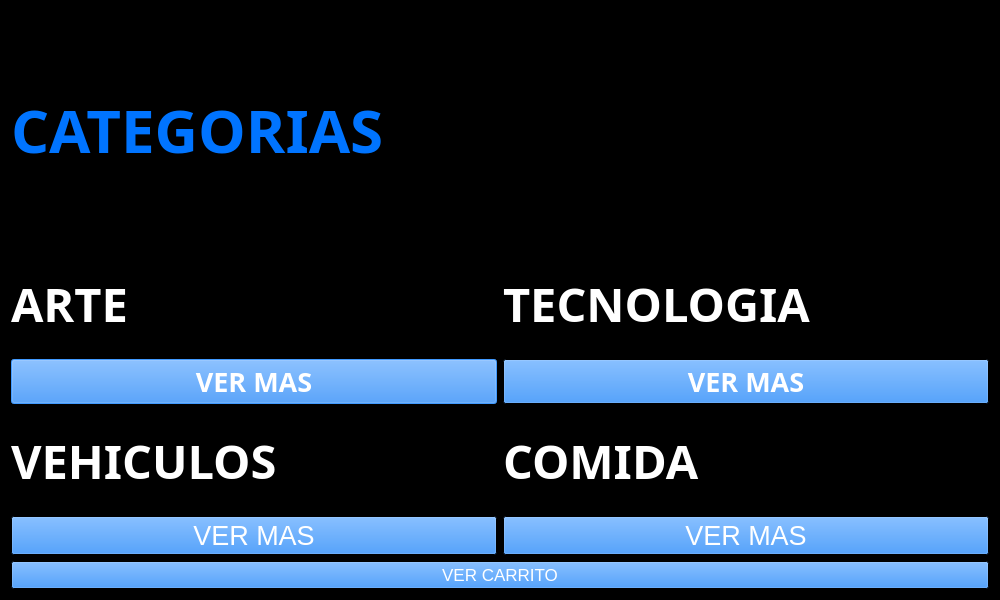
<?xml version="1.0" encoding="UTF-8"?>
<ui version="4.0">
 <class>VentanaSecundaria</class>
 <widget class="QDialog" name="VentanaSecundaria">
  <property name="geometry">
   <rect>
    <x>0</x>
    <y>0</y>
    <width>1000</width>
    <height>600</height>
   </rect>
  </property>
  <property name="minimumSize">
   <size>
    <width>1000</width>
    <height>600</height>
   </size>
  </property>
  <property name="maximumSize">
   <size>
    <width>1000</width>
    <height>600</height>
   </size>
  </property>
  <property name="palette">
   <palette>
    <active>
     <colorrole role="Base">
      <brush brushstyle="SolidPattern">
       <color alpha="255">
        <red>255</red>
        <green>255</green>
        <blue>255</blue>
       </color>
      </brush>
     </colorrole>
     <colorrole role="Window">
      <brush brushstyle="SolidPattern">
       <color alpha="255">
        <red>0</red>
        <green>0</green>
        <blue>0</blue>
       </color>
      </brush>
     </colorrole>
    </active>
    <inactive>
     <colorrole role="Base">
      <brush brushstyle="SolidPattern">
       <color alpha="255">
        <red>255</red>
        <green>255</green>
        <blue>255</blue>
       </color>
      </brush>
     </colorrole>
     <colorrole role="Window">
      <brush brushstyle="SolidPattern">
       <color alpha="255">
        <red>0</red>
        <green>0</green>
        <blue>0</blue>
       </color>
      </brush>
     </colorrole>
    </inactive>
    <disabled>
     <colorrole role="Base">
      <brush brushstyle="SolidPattern">
       <color alpha="255">
        <red>0</red>
        <green>0</green>
        <blue>0</blue>
       </color>
      </brush>
     </colorrole>
     <colorrole role="Window">
      <brush brushstyle="SolidPattern">
       <color alpha="255">
        <red>0</red>
        <green>0</green>
        <blue>0</blue>
       </color>
      </brush>
     </colorrole>
    </disabled>
   </palette>
  </property>
  <property name="windowTitle">
   <string>Ventana Secundaria</string>
  </property>
  <layout class="QVBoxLayout" name="verticalLayout">
   <item>
    <widget class="QLabel" name="label">
     <property name="palette">
      <palette>
       <active>
        <colorrole role="WindowText">
         <brush brushstyle="SolidPattern">
          <color alpha="255">
           <red>0</red>
           <green>116</green>
           <blue>255</blue>
          </color>
         </brush>
        </colorrole>
       </active>
       <inactive>
        <colorrole role="WindowText">
         <brush brushstyle="SolidPattern">
          <color alpha="255">
           <red>0</red>
           <green>116</green>
           <blue>255</blue>
          </color>
         </brush>
        </colorrole>
       </inactive>
       <disabled>
        <colorrole role="WindowText">
         <brush brushstyle="SolidPattern">
          <color alpha="255">
           <red>190</red>
           <green>190</green>
           <blue>190</blue>
          </color>
         </brush>
        </colorrole>
       </disabled>
      </palette>
     </property>
     <property name="font">
      <font>
       <family>San Francisco Display</family>
       <pointsize>45</pointsize>
       <weight>75</weight>
       <bold>true</bold>
      </font>
     </property>
     <property name="text">
      <string>CATEGORIAS</string>
     </property>
    </widget>
   </item>
   <item>
    <layout class="QHBoxLayout" name="horizontalLayout">
     <item>
      <layout class="QVBoxLayout" name="verticalLayout_3">
       <item>
        <widget class="QLabel" name="lARTE">
         <property name="maximumSize">
          <size>
           <width>500</width>
           <height>100</height>
          </size>
         </property>
         <property name="baseSize">
          <size>
           <width>100</width>
           <height>100</height>
          </size>
         </property>
         <property name="palette">
          <palette>
           <active>
            <colorrole role="WindowText">
             <brush brushstyle="SolidPattern">
              <color alpha="255">
               <red>255</red>
               <green>255</green>
               <blue>255</blue>
              </color>
             </brush>
            </colorrole>
            <colorrole role="ButtonText">
             <brush brushstyle="SolidPattern">
              <color alpha="255">
               <red>255</red>
               <green>255</green>
               <blue>255</blue>
              </color>
             </brush>
            </colorrole>
           </active>
           <inactive>
            <colorrole role="WindowText">
             <brush brushstyle="SolidPattern">
              <color alpha="255">
               <red>255</red>
               <green>255</green>
               <blue>255</blue>
              </color>
             </brush>
            </colorrole>
            <colorrole role="ButtonText">
             <brush brushstyle="SolidPattern">
              <color alpha="255">
               <red>255</red>
               <green>255</green>
               <blue>255</blue>
              </color>
             </brush>
            </colorrole>
           </inactive>
           <disabled>
            <colorrole role="WindowText">
             <brush brushstyle="SolidPattern">
              <color alpha="255">
               <red>190</red>
               <green>190</green>
               <blue>190</blue>
              </color>
             </brush>
            </colorrole>
            <colorrole role="ButtonText">
             <brush brushstyle="SolidPattern">
              <color alpha="255">
               <red>190</red>
               <green>190</green>
               <blue>190</blue>
              </color>
             </brush>
            </colorrole>
           </disabled>
          </palette>
         </property>
         <property name="font">
          <font>
           <family>San Francisco Display</family>
           <pointsize>35</pointsize>
           <weight>75</weight>
           <bold>true</bold>
          </font>
         </property>
         <property name="text">
          <string>ARTE</string>
         </property>
         <property name="pixmap">
          <pixmap>../iconos/arte2.jpg</pixmap>
         </property>
         <property name="scaledContents">
          <bool>true</bool>
         </property>
        </widget>
       </item>
       <item>
        <widget class="QPushButton" name="pARTE">
         <property name="palette">
          <palette>
           <active>
            <colorrole role="Button">
             <brush brushstyle="SolidPattern">
              <color alpha="255">
               <red>0</red>
               <green>116</green>
               <blue>255</blue>
              </color>
             </brush>
            </colorrole>
            <colorrole role="ButtonText">
             <brush brushstyle="SolidPattern">
              <color alpha="255">
               <red>255</red>
               <green>255</green>
               <blue>255</blue>
              </color>
             </brush>
            </colorrole>
            <colorrole role="Highlight">
             <brush brushstyle="SolidPattern">
              <color alpha="255">
               <red>0</red>
               <green>116</green>
               <blue>255</blue>
              </color>
             </brush>
            </colorrole>
           </active>
           <inactive>
            <colorrole role="Button">
             <brush brushstyle="SolidPattern">
              <color alpha="255">
               <red>0</red>
               <green>116</green>
               <blue>255</blue>
              </color>
             </brush>
            </colorrole>
            <colorrole role="ButtonText">
             <brush brushstyle="SolidPattern">
              <color alpha="255">
               <red>255</red>
               <green>255</green>
               <blue>255</blue>
              </color>
             </brush>
            </colorrole>
            <colorrole role="Highlight">
             <brush brushstyle="SolidPattern">
              <color alpha="255">
               <red>0</red>
               <green>116</green>
               <blue>255</blue>
              </color>
             </brush>
            </colorrole>
           </inactive>
           <disabled>
            <colorrole role="Button">
             <brush brushstyle="SolidPattern">
              <color alpha="255">
               <red>0</red>
               <green>116</green>
               <blue>255</blue>
              </color>
             </brush>
            </colorrole>
            <colorrole role="ButtonText">
             <brush brushstyle="SolidPattern">
              <color alpha="255">
               <red>190</red>
               <green>190</green>
               <blue>190</blue>
              </color>
             </brush>
            </colorrole>
            <colorrole role="Highlight">
             <brush brushstyle="SolidPattern">
              <color alpha="255">
               <red>145</red>
               <green>145</green>
               <blue>145</blue>
              </color>
             </brush>
            </colorrole>
           </disabled>
          </palette>
         </property>
         <property name="font">
          <font>
           <family>San Francisco Display</family>
           <pointsize>20</pointsize>
           <weight>75</weight>
           <bold>true</bold>
          </font>
         </property>
         <property name="cursor">
          <cursorShape>PointingHandCursor</cursorShape>
         </property>
         <property name="text">
          <string>VER MAS</string>
         </property>
        </widget>
       </item>
      </layout>
     </item>
     <item>
      <layout class="QVBoxLayout" name="verticalLayout_2">
       <item>
        <widget class="QLabel" name="lTECNOLOGIA">
         <property name="maximumSize">
          <size>
           <width>500</width>
           <height>100</height>
          </size>
         </property>
         <property name="palette">
          <palette>
           <active>
            <colorrole role="WindowText">
             <brush brushstyle="SolidPattern">
              <color alpha="255">
               <red>255</red>
               <green>255</green>
               <blue>255</blue>
              </color>
             </brush>
            </colorrole>
            <colorrole role="ButtonText">
             <brush brushstyle="SolidPattern">
              <color alpha="255">
               <red>255</red>
               <green>255</green>
               <blue>255</blue>
              </color>
             </brush>
            </colorrole>
           </active>
           <inactive>
            <colorrole role="WindowText">
             <brush brushstyle="SolidPattern">
              <color alpha="255">
               <red>255</red>
               <green>255</green>
               <blue>255</blue>
              </color>
             </brush>
            </colorrole>
            <colorrole role="ButtonText">
             <brush brushstyle="SolidPattern">
              <color alpha="255">
               <red>255</red>
               <green>255</green>
               <blue>255</blue>
              </color>
             </brush>
            </colorrole>
           </inactive>
           <disabled>
            <colorrole role="WindowText">
             <brush brushstyle="SolidPattern">
              <color alpha="255">
               <red>190</red>
               <green>190</green>
               <blue>190</blue>
              </color>
             </brush>
            </colorrole>
            <colorrole role="ButtonText">
             <brush brushstyle="SolidPattern">
              <color alpha="255">
               <red>190</red>
               <green>190</green>
               <blue>190</blue>
              </color>
             </brush>
            </colorrole>
           </disabled>
          </palette>
         </property>
         <property name="font">
          <font>
           <family>San Francisco Display</family>
           <pointsize>35</pointsize>
           <weight>75</weight>
           <bold>true</bold>
          </font>
         </property>
         <property name="text">
          <string>TECNOLOGIA</string>
         </property>
         <property name="pixmap">
          <pixmap>../iconos/4.jpg</pixmap>
         </property>
         <property name="scaledContents">
          <bool>true</bool>
         </property>
         <property name="wordWrap">
          <bool>false</bool>
         </property>
        </widget>
       </item>
       <item>
        <widget class="QPushButton" name="pTECNOLOGIA">
         <property name="palette">
          <palette>
           <active>
            <colorrole role="Button">
             <brush brushstyle="SolidPattern">
              <color alpha="255">
               <red>0</red>
               <green>116</green>
               <blue>255</blue>
              </color>
             </brush>
            </colorrole>
            <colorrole role="ButtonText">
             <brush brushstyle="SolidPattern">
              <color alpha="255">
               <red>255</red>
               <green>255</green>
               <blue>255</blue>
              </color>
             </brush>
            </colorrole>
            <colorrole role="Highlight">
             <brush brushstyle="SolidPattern">
              <color alpha="255">
               <red>0</red>
               <green>116</green>
               <blue>255</blue>
              </color>
             </brush>
            </colorrole>
           </active>
           <inactive>
            <colorrole role="Button">
             <brush brushstyle="SolidPattern">
              <color alpha="255">
               <red>0</red>
               <green>116</green>
               <blue>255</blue>
              </color>
             </brush>
            </colorrole>
            <colorrole role="ButtonText">
             <brush brushstyle="SolidPattern">
              <color alpha="255">
               <red>255</red>
               <green>255</green>
               <blue>255</blue>
              </color>
             </brush>
            </colorrole>
            <colorrole role="Highlight">
             <brush brushstyle="SolidPattern">
              <color alpha="255">
               <red>0</red>
               <green>116</green>
               <blue>255</blue>
              </color>
             </brush>
            </colorrole>
           </inactive>
           <disabled>
            <colorrole role="Button">
             <brush brushstyle="SolidPattern">
              <color alpha="255">
               <red>0</red>
               <green>116</green>
               <blue>255</blue>
              </color>
             </brush>
            </colorrole>
            <colorrole role="ButtonText">
             <brush brushstyle="SolidPattern">
              <color alpha="255">
               <red>190</red>
               <green>190</green>
               <blue>190</blue>
              </color>
             </brush>
            </colorrole>
            <colorrole role="Highlight">
             <brush brushstyle="SolidPattern">
              <color alpha="255">
               <red>145</red>
               <green>145</green>
               <blue>145</blue>
              </color>
             </brush>
            </colorrole>
           </disabled>
          </palette>
         </property>
         <property name="font">
          <font>
           <family>San Francisco Display</family>
           <pointsize>20</pointsize>
           <weight>75</weight>
           <bold>true</bold>
          </font>
         </property>
         <property name="cursor">
          <cursorShape>PointingHandCursor</cursorShape>
         </property>
         <property name="text">
          <string>VER MAS</string>
         </property>
        </widget>
       </item>
      </layout>
     </item>
    </layout>
   </item>
   <item>
    <layout class="QHBoxLayout" name="horizontalLayout_2">
     <item>
      <layout class="QVBoxLayout" name="verticalLayout_5">
       <item>
        <widget class="QLabel" name="lVEHICULOS">
         <property name="maximumSize">
          <size>
           <width>500</width>
           <height>100</height>
          </size>
         </property>
         <property name="palette">
          <palette>
           <active>
            <colorrole role="WindowText">
             <brush brushstyle="SolidPattern">
              <color alpha="255">
               <red>255</red>
               <green>255</green>
               <blue>255</blue>
              </color>
             </brush>
            </colorrole>
            <colorrole role="ButtonText">
             <brush brushstyle="SolidPattern">
              <color alpha="255">
               <red>255</red>
               <green>255</green>
               <blue>255</blue>
              </color>
             </brush>
            </colorrole>
           </active>
           <inactive>
            <colorrole role="WindowText">
             <brush brushstyle="SolidPattern">
              <color alpha="255">
               <red>255</red>
               <green>255</green>
               <blue>255</blue>
              </color>
             </brush>
            </colorrole>
            <colorrole role="ButtonText">
             <brush brushstyle="SolidPattern">
              <color alpha="255">
               <red>255</red>
               <green>255</green>
               <blue>255</blue>
              </color>
             </brush>
            </colorrole>
           </inactive>
           <disabled>
            <colorrole role="WindowText">
             <brush brushstyle="SolidPattern">
              <color alpha="255">
               <red>190</red>
               <green>190</green>
               <blue>190</blue>
              </color>
             </brush>
            </colorrole>
            <colorrole role="ButtonText">
             <brush brushstyle="SolidPattern">
              <color alpha="255">
               <red>190</red>
               <green>190</green>
               <blue>190</blue>
              </color>
             </brush>
            </colorrole>
           </disabled>
          </palette>
         </property>
         <property name="font">
          <font>
           <family>San Francisco Display</family>
           <pointsize>35</pointsize>
           <weight>75</weight>
           <bold>true</bold>
          </font>
         </property>
         <property name="text">
          <string>VEHICULOS</string>
         </property>
         <property name="pixmap">
          <pixmap>../iconos/3.jpg</pixmap>
         </property>
         <property name="scaledContents">
          <bool>true</bool>
         </property>
        </widget>
       </item>
       <item>
        <widget class="QPushButton" name="pVEHICULOS">
         <property name="palette">
          <palette>
           <active>
            <colorrole role="Button">
             <brush brushstyle="SolidPattern">
              <color alpha="255">
               <red>0</red>
               <green>116</green>
               <blue>255</blue>
              </color>
             </brush>
            </colorrole>
            <colorrole role="ButtonText">
             <brush brushstyle="SolidPattern">
              <color alpha="255">
               <red>255</red>
               <green>255</green>
               <blue>255</blue>
              </color>
             </brush>
            </colorrole>
            <colorrole role="Highlight">
             <brush brushstyle="SolidPattern">
              <color alpha="255">
               <red>0</red>
               <green>116</green>
               <blue>255</blue>
              </color>
             </brush>
            </colorrole>
           </active>
           <inactive>
            <colorrole role="Button">
             <brush brushstyle="SolidPattern">
              <color alpha="255">
               <red>0</red>
               <green>116</green>
               <blue>255</blue>
              </color>
             </brush>
            </colorrole>
            <colorrole role="ButtonText">
             <brush brushstyle="SolidPattern">
              <color alpha="255">
               <red>255</red>
               <green>255</green>
               <blue>255</blue>
              </color>
             </brush>
            </colorrole>
            <colorrole role="Highlight">
             <brush brushstyle="SolidPattern">
              <color alpha="255">
               <red>0</red>
               <green>116</green>
               <blue>255</blue>
              </color>
             </brush>
            </colorrole>
           </inactive>
           <disabled>
            <colorrole role="Button">
             <brush brushstyle="SolidPattern">
              <color alpha="255">
               <red>0</red>
               <green>116</green>
               <blue>255</blue>
              </color>
             </brush>
            </colorrole>
            <colorrole role="ButtonText">
             <brush brushstyle="SolidPattern">
              <color alpha="255">
               <red>190</red>
               <green>190</green>
               <blue>190</blue>
              </color>
             </brush>
            </colorrole>
            <colorrole role="Highlight">
             <brush brushstyle="SolidPattern">
              <color alpha="255">
               <red>145</red>
               <green>145</green>
               <blue>145</blue>
              </color>
             </brush>
            </colorrole>
           </disabled>
          </palette>
         </property>
         <property name="font">
          <font>
           <pointsize>20</pointsize>
          </font>
         </property>
         <property name="cursor">
          <cursorShape>PointingHandCursor</cursorShape>
         </property>
         <property name="text">
          <string>VER MAS</string>
         </property>
        </widget>
       </item>
      </layout>
     </item>
     <item>
      <layout class="QVBoxLayout" name="verticalLayout_4">
       <item>
        <widget class="QLabel" name="lCOMIDA">
         <property name="maximumSize">
          <size>
           <width>500</width>
           <height>100</height>
          </size>
         </property>
         <property name="palette">
          <palette>
           <active>
            <colorrole role="WindowText">
             <brush brushstyle="SolidPattern">
              <color alpha="255">
               <red>255</red>
               <green>255</green>
               <blue>255</blue>
              </color>
             </brush>
            </colorrole>
            <colorrole role="ButtonText">
             <brush brushstyle="SolidPattern">
              <color alpha="255">
               <red>255</red>
               <green>255</green>
               <blue>255</blue>
              </color>
             </brush>
            </colorrole>
           </active>
           <inactive>
            <colorrole role="WindowText">
             <brush brushstyle="SolidPattern">
              <color alpha="255">
               <red>255</red>
               <green>255</green>
               <blue>255</blue>
              </color>
             </brush>
            </colorrole>
            <colorrole role="ButtonText">
             <brush brushstyle="SolidPattern">
              <color alpha="255">
               <red>255</red>
               <green>255</green>
               <blue>255</blue>
              </color>
             </brush>
            </colorrole>
           </inactive>
           <disabled>
            <colorrole role="WindowText">
             <brush brushstyle="SolidPattern">
              <color alpha="255">
               <red>190</red>
               <green>190</green>
               <blue>190</blue>
              </color>
             </brush>
            </colorrole>
            <colorrole role="ButtonText">
             <brush brushstyle="SolidPattern">
              <color alpha="255">
               <red>190</red>
               <green>190</green>
               <blue>190</blue>
              </color>
             </brush>
            </colorrole>
           </disabled>
          </palette>
         </property>
         <property name="font">
          <font>
           <family>San Francisco Display</family>
           <pointsize>35</pointsize>
           <weight>75</weight>
           <bold>true</bold>
          </font>
         </property>
         <property name="text">
          <string>COMIDA</string>
         </property>
         <property name="pixmap">
          <pixmap>../iconos/2.jpg</pixmap>
         </property>
         <property name="scaledContents">
          <bool>true</bool>
         </property>
        </widget>
       </item>
       <item>
        <widget class="QPushButton" name="pushButton_4">
         <property name="palette">
          <palette>
           <active>
            <colorrole role="Button">
             <brush brushstyle="SolidPattern">
              <color alpha="255">
               <red>0</red>
               <green>116</green>
               <blue>255</blue>
              </color>
             </brush>
            </colorrole>
            <colorrole role="ButtonText">
             <brush brushstyle="SolidPattern">
              <color alpha="255">
               <red>255</red>
               <green>255</green>
               <blue>255</blue>
              </color>
             </brush>
            </colorrole>
            <colorrole role="Highlight">
             <brush brushstyle="SolidPattern">
              <color alpha="255">
               <red>0</red>
               <green>116</green>
               <blue>255</blue>
              </color>
             </brush>
            </colorrole>
           </active>
           <inactive>
            <colorrole role="Button">
             <brush brushstyle="SolidPattern">
              <color alpha="255">
               <red>0</red>
               <green>116</green>
               <blue>255</blue>
              </color>
             </brush>
            </colorrole>
            <colorrole role="ButtonText">
             <brush brushstyle="SolidPattern">
              <color alpha="255">
               <red>255</red>
               <green>255</green>
               <blue>255</blue>
              </color>
             </brush>
            </colorrole>
            <colorrole role="Highlight">
             <brush brushstyle="SolidPattern">
              <color alpha="255">
               <red>0</red>
               <green>116</green>
               <blue>255</blue>
              </color>
             </brush>
            </colorrole>
           </inactive>
           <disabled>
            <colorrole role="Button">
             <brush brushstyle="SolidPattern">
              <color alpha="255">
               <red>0</red>
               <green>116</green>
               <blue>255</blue>
              </color>
             </brush>
            </colorrole>
            <colorrole role="ButtonText">
             <brush brushstyle="SolidPattern">
              <color alpha="255">
               <red>190</red>
               <green>190</green>
               <blue>190</blue>
              </color>
             </brush>
            </colorrole>
            <colorrole role="Highlight">
             <brush brushstyle="SolidPattern">
              <color alpha="255">
               <red>145</red>
               <green>145</green>
               <blue>145</blue>
              </color>
             </brush>
            </colorrole>
           </disabled>
          </palette>
         </property>
         <property name="font">
          <font>
           <pointsize>20</pointsize>
          </font>
         </property>
         <property name="cursor">
          <cursorShape>PointingHandCursor</cursorShape>
         </property>
         <property name="text">
          <string>VER MAS</string>
         </property>
        </widget>
       </item>
      </layout>
     </item>
    </layout>
   </item>
   <item>
    <widget class="QPushButton" name="pushButton">
     <property name="palette">
      <palette>
       <active>
        <colorrole role="Button">
         <brush brushstyle="SolidPattern">
          <color alpha="255">
           <red>0</red>
           <green>116</green>
           <blue>255</blue>
          </color>
         </brush>
        </colorrole>
        <colorrole role="ButtonText">
         <brush brushstyle="SolidPattern">
          <color alpha="255">
           <red>255</red>
           <green>255</green>
           <blue>255</blue>
          </color>
         </brush>
        </colorrole>
        <colorrole role="Highlight">
         <brush brushstyle="SolidPattern">
          <color alpha="255">
           <red>0</red>
           <green>116</green>
           <blue>255</blue>
          </color>
         </brush>
        </colorrole>
       </active>
       <inactive>
        <colorrole role="Button">
         <brush brushstyle="SolidPattern">
          <color alpha="255">
           <red>0</red>
           <green>116</green>
           <blue>255</blue>
          </color>
         </brush>
        </colorrole>
        <colorrole role="ButtonText">
         <brush brushstyle="SolidPattern">
          <color alpha="255">
           <red>255</red>
           <green>255</green>
           <blue>255</blue>
          </color>
         </brush>
        </colorrole>
        <colorrole role="Highlight">
         <brush brushstyle="SolidPattern">
          <color alpha="255">
           <red>0</red>
           <green>116</green>
           <blue>255</blue>
          </color>
         </brush>
        </colorrole>
       </inactive>
       <disabled>
        <colorrole role="Button">
         <brush brushstyle="SolidPattern">
          <color alpha="255">
           <red>0</red>
           <green>116</green>
           <blue>255</blue>
          </color>
         </brush>
        </colorrole>
        <colorrole role="ButtonText">
         <brush brushstyle="SolidPattern">
          <color alpha="255">
           <red>190</red>
           <green>190</green>
           <blue>190</blue>
          </color>
         </brush>
        </colorrole>
        <colorrole role="Highlight">
         <brush brushstyle="SolidPattern">
          <color alpha="255">
           <red>145</red>
           <green>145</green>
           <blue>145</blue>
          </color>
         </brush>
        </colorrole>
       </disabled>
      </palette>
     </property>
     <property name="font">
      <font>
       <pointsize>13</pointsize>
      </font>
     </property>
     <property name="text">
      <string>VER CARRITO</string>
     </property>
    </widget>
   </item>
  </layout>
 </widget>
 <resources/>
 <connections>
  <connection>
   <sender>pARTE</sender>
   <signal>clicked()</signal>
   <receiver>VentanaSecundaria</receiver>
   <slot>abrir_ventana_cuatro()</slot>
   <hints>
    <hint type="sourcelabel">
     <x>260</x>
     <y>343</y>
    </hint>
    <hint type="destinationlabel">
     <x>151</x>
     <y>323</y>
    </hint>
   </hints>
  </connection>
 </connections>
 <slots>
  <slot>slot1()</slot>
 </slots>
</ui>
